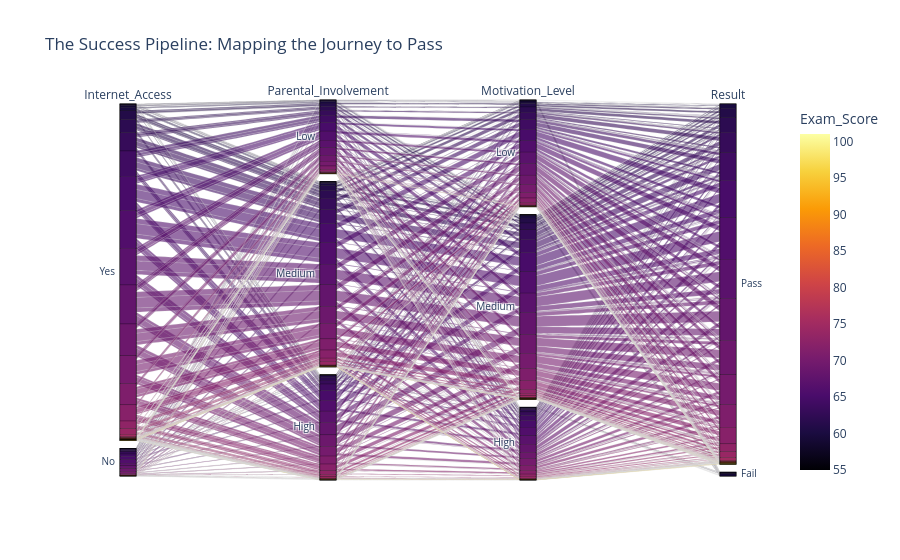

Notebook code cell kept with this figure:
### Markdown cell above
<p style="color:MidnightBlue;font-family:ConicSansMS;font-size:18px;">Parellel Categories

### Code cell
figure= px.parallel_categories(
    df, 
    dimensions=["Internet_Access","Parental_Involvement","Motivation_Level","Result"],
    color="Exam_Score", 
    color_continuous_scale=px.colors.sequential.Inferno,
    title="The Success Pipeline: Mapping the Journey to Pass"
)
figure.show()

### Figure 1 — Plotly figure (JSON) as saved in the notebook; plotly's stock layout.template omitted (floating-point values rounded to 4 significant figures; data arrays with more than 128 entries replaced by an {"elided": "..."} marker saying what was removed)
{"data": [{"dimensions": [{"label": "Internet_Access", "values": {"elided": "6607 str values"}}, {"label": "Parental_Involvement", "values": {"elided": "6607 str values"}}, {"label": "Motivation_Level", "values": {"elided": "6607 str values"}}, {"label": "Result", "values": {"elided": "6607 str values"}}], "domain": {"x": [0, 1], "y": [0, 1]}, "line": {"color": {"elided": "6607 int values"}, "coloraxis": "coloraxis"}, "name": "", "type": "parcats"}], "layout": {"coloraxis": {"colorbar": {"title": {"text": "Exam_Score"}}, "colorscale": [[0, "#000004"], [0.1111, "#1b0c41"], [0.2222, "#4a0c6b"], [0.3333, "#781c6d"], [0.4444, "#a52c60"], [0.5556, "#cf4446"], [0.6667, "#ed6925"], [0.7778, "#fb9b06"], [0.8889, "#f7d13d"], [1, "#fcffa4"]]}, "legend": {"tracegroupgap": 0}, "title": {"text": "The Success Pipeline: Mapping the Journey to Pass"}}}
